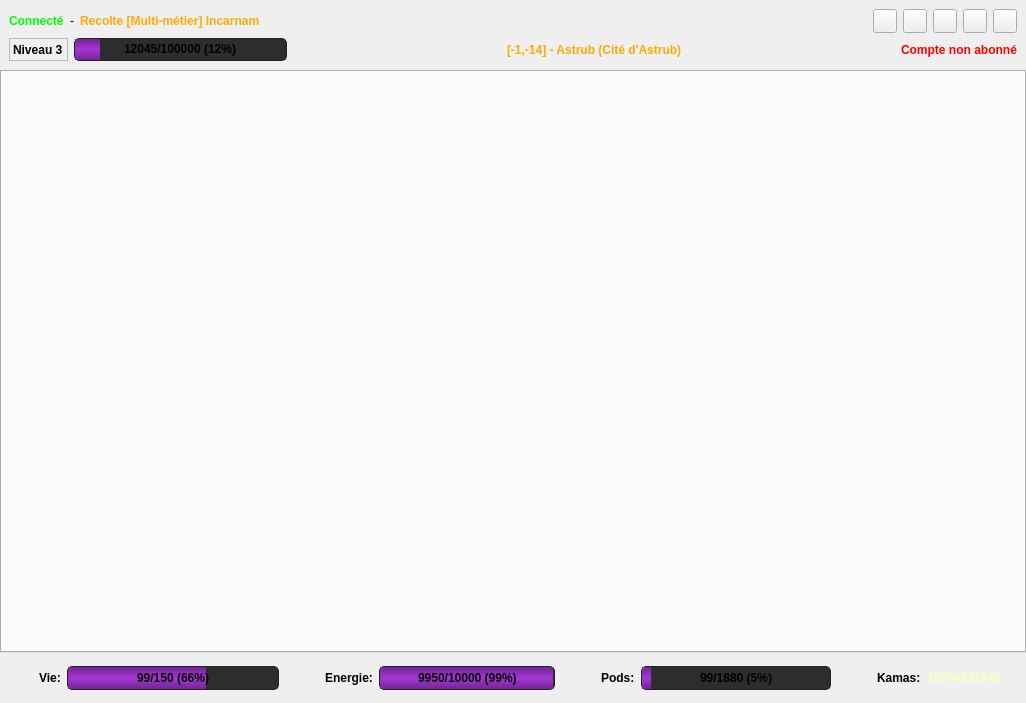
<?xml version="1.0" encoding="UTF-8"?>
<ui version="4.0">
 <class>CharacterView</class>
 <widget class="QMainWindow" name="CharacterView">
  <property name="geometry">
   <rect>
    <x>0</x>
    <y>0</y>
    <width>1026</width>
    <height>703</height>
   </rect>
  </property>
  <property name="sizePolicy">
   <sizepolicy hsizetype="Expanding" vsizetype="Expanding">
    <horstretch>0</horstretch>
    <verstretch>0</verstretch>
   </sizepolicy>
  </property>
  <property name="minimumSize">
   <size>
    <width>200</width>
    <height>200</height>
   </size>
  </property>
  <property name="windowTitle">
   <string notr="true"/>
  </property>
  <widget class="QWidget" name="centralwidget">
   <layout class="QGridLayout" name="gridLayout">
    <property name="leftMargin">
     <number>0</number>
    </property>
    <property name="topMargin">
     <number>0</number>
    </property>
    <property name="rightMargin">
     <number>0</number>
    </property>
    <property name="bottomMargin">
     <number>0</number>
    </property>
    <property name="spacing">
     <number>0</number>
    </property>
    <item row="0" column="0">
     <widget class="QWidget" name="topInfoContainer" native="true">
      <property name="minimumSize">
       <size>
        <width>0</width>
        <height>70</height>
       </size>
      </property>
      <property name="maximumSize">
       <size>
        <width>16777215</width>
        <height>70</height>
       </size>
      </property>
      <layout class="QVBoxLayout" name="verticalLayout">
       <item>
        <layout class="QHBoxLayout" name="horizontalLayout_2">
         <property name="topMargin">
          <number>0</number>
         </property>
         <item>
          <widget class="QLabel" name="labelConnectionStatus">
           <property name="sizePolicy">
            <sizepolicy hsizetype="Preferred" vsizetype="Preferred">
             <horstretch>0</horstretch>
             <verstretch>0</verstretch>
            </sizepolicy>
           </property>
           <property name="toolTip">
            <string>Statut de connexion du personnage</string>
           </property>
           <property name="styleSheet">
            <string notr="true">font: 75 8pt &quot;MS Shell Dlg 2&quot;;
font-weight:bold;
color: rgb(0, 255, 0);</string>
           </property>
           <property name="text">
            <string>Connecté</string>
           </property>
          </widget>
         </item>
         <item>
          <widget class="QLabel" name="labelSeparator">
           <property name="text">
            <string notr="true">-</string>
           </property>
          </widget>
         </item>
         <item>
          <widget class="QLabel" name="labelScriptName">
           <property name="toolTip">
            <string>Script actuellement chargé</string>
           </property>
           <property name="styleSheet">
            <string notr="true">font: 75 8pt &quot;MS Shell Dlg 2&quot;;
font-weight:bold;
color: rgb(255, 170, 0);</string>
           </property>
           <property name="text">
            <string>Recolte [Multi-métier] Incarnam</string>
           </property>
          </widget>
         </item>
         <item>
          <spacer name="horizontalSpacer">
           <property name="orientation">
            <enum>Qt::Horizontal</enum>
           </property>
           <property name="sizeHint" stdset="0">
            <size>
             <width>40</width>
             <height>20</height>
            </size>
           </property>
          </spacer>
         </item>
         <item>
          <widget class="QPushButton" name="pushButtonLoadScript">
           <property name="minimumSize">
            <size>
             <width>24</width>
             <height>24</height>
            </size>
           </property>
           <property name="maximumSize">
            <size>
             <width>24</width>
             <height>24</height>
            </size>
           </property>
           <property name="toolTip">
            <string>Charger un script sur ce personnage</string>
           </property>
           <property name="icon">
            <iconset resource="../resources/icons.qrc">
             <normaloff>:/icons/icons/script.png</normaloff>:/icons/icons/script.png</iconset>
           </property>
          </widget>
         </item>
         <item>
          <widget class="QPushButton" name="pushButtonStartScript">
           <property name="minimumSize">
            <size>
             <width>24</width>
             <height>24</height>
            </size>
           </property>
           <property name="maximumSize">
            <size>
             <width>24</width>
             <height>24</height>
            </size>
           </property>
           <property name="toolTip">
            <string>Lancer le script de ce personnage</string>
           </property>
           <property name="icon">
            <iconset resource="../resources/icons.qrc">
             <normaloff>:/icons/icons/play.png</normaloff>:/icons/icons/play.png</iconset>
           </property>
          </widget>
         </item>
         <item>
          <widget class="QPushButton" name="pushButtonStopScript">
           <property name="minimumSize">
            <size>
             <width>24</width>
             <height>24</height>
            </size>
           </property>
           <property name="maximumSize">
            <size>
             <width>24</width>
             <height>24</height>
            </size>
           </property>
           <property name="toolTip">
            <string>Arrêter le script de ce personnage</string>
           </property>
           <property name="icon">
            <iconset resource="../resources/icons.qrc">
             <normaloff>:/icons/icons/stop.png</normaloff>:/icons/icons/stop.png</iconset>
           </property>
          </widget>
         </item>
         <item>
          <widget class="QPushButton" name="pushButtonDisconnect">
           <property name="minimumSize">
            <size>
             <width>24</width>
             <height>24</height>
            </size>
           </property>
           <property name="maximumSize">
            <size>
             <width>24</width>
             <height>24</height>
            </size>
           </property>
           <property name="toolTip">
            <string>Déconnecter le personnage</string>
           </property>
           <property name="icon">
            <iconset resource="../resources/icons.qrc">
             <normaloff>:/icons/icons/disconnect.png</normaloff>:/icons/icons/disconnect.png</iconset>
           </property>
          </widget>
         </item>
         <item>
          <widget class="QPushButton" name="pushButtonUnload">
           <property name="minimumSize">
            <size>
             <width>24</width>
             <height>24</height>
            </size>
           </property>
           <property name="maximumSize">
            <size>
             <width>24</width>
             <height>24</height>
            </size>
           </property>
           <property name="toolTip">
            <string>Décharger le personnage de Swiftbot</string>
           </property>
           <property name="icon">
            <iconset resource="../resources/icons.qrc">
             <normaloff>:/icons/icons/exit.png</normaloff>:/icons/icons/exit.png</iconset>
           </property>
          </widget>
         </item>
        </layout>
       </item>
       <item>
        <spacer name="verticalSpacer">
         <property name="orientation">
          <enum>Qt::Vertical</enum>
         </property>
         <property name="sizeHint" stdset="0">
          <size>
           <width>20</width>
           <height>40</height>
          </size>
         </property>
        </spacer>
       </item>
       <item>
        <layout class="QHBoxLayout" name="horizontalLayout">
         <item>
          <widget class="QLabel" name="labelLevel">
           <property name="toolTip">
            <string>Niveau du personnage</string>
           </property>
           <property name="styleSheet">
            <string notr="true">font-weight:bold;</string>
           </property>
           <property name="frameShape">
            <enum>QFrame::StyledPanel</enum>
           </property>
           <property name="frameShadow">
            <enum>QFrame::Plain</enum>
           </property>
           <property name="text">
            <string notr="true">Niveau 3</string>
           </property>
          </widget>
         </item>
         <item>
          <widget class="QProgressBar" name="progressBar">
           <property name="toolTip">
            <string>Progression du niveau suivant</string>
           </property>
           <property name="styleSheet">
            <string notr="true">QProgressBar {
     border: 1px solid  rgb(35, 35, 35);
     border-radius: 5px;
     background-color: rgb(45, 45, 45);
     text-align: center;
     font-weight: bold;
 }

QProgressBar::chunk {
    background-color:qlineargradient(spread:reflect, x1:0, y1:1, x2:0, y2:0.5, stop:0 rgba(115, 37, 149, 255), stop:1 rgba(165, 54, 213, 255));
}</string>
           </property>
           <property name="minimum">
            <number>0</number>
           </property>
           <property name="maximum">
            <number>124000</number>
           </property>
           <property name="value">
            <number>12045</number>
           </property>
           <property name="format">
            <string>%v/%m (%p%)</string>
           </property>
          </widget>
         </item>
         <item>
          <spacer name="horizontalSpacer_3">
           <property name="orientation">
            <enum>Qt::Horizontal</enum>
           </property>
           <property name="sizeHint" stdset="0">
            <size>
             <width>40</width>
             <height>20</height>
            </size>
           </property>
          </spacer>
         </item>
         <item>
          <widget class="QLabel" name="labelPosition">
           <property name="styleSheet">
            <string notr="true">font-weight:bold;
color: rgb(255, 170, 0);</string>
           </property>
           <property name="text">
            <string notr="true">[-1,-14] - Astrub (Cité d'Astrub)</string>
           </property>
          </widget>
         </item>
         <item>
          <spacer name="horizontalSpacer_2">
           <property name="orientation">
            <enum>Qt::Horizontal</enum>
           </property>
           <property name="sizeHint" stdset="0">
            <size>
             <width>40</width>
             <height>20</height>
            </size>
           </property>
          </spacer>
         </item>
         <item>
          <widget class="QLabel" name="labelSubscribeStatus">
           <property name="toolTip">
            <string>Abonnement du personnage</string>
           </property>
           <property name="styleSheet">
            <string notr="true">font: 75 8pt &quot;MS Shell Dlg 2&quot;;
font-weight:bold;
color: rgb(255, 0, 0);</string>
           </property>
           <property name="text">
            <string>Compte non abonné</string>
           </property>
          </widget>
         </item>
        </layout>
       </item>
      </layout>
     </widget>
    </item>
    <item row="1" column="0">
     <widget class="QTabWidget" name="tabWidgetDetails">
      <property name="currentIndex">
       <number>-1</number>
      </property>
     </widget>
    </item>
    <item row="2" column="0">
     <widget class="QWidget" name="bottomInfoContainer" native="true">
      <property name="minimumSize">
       <size>
        <width>0</width>
        <height>50</height>
       </size>
      </property>
      <property name="maximumSize">
       <size>
        <width>16777215</width>
        <height>50</height>
       </size>
      </property>
      <layout class="QGridLayout" name="gridLayout_2">
       <item row="0" column="2">
        <layout class="QHBoxLayout" name="energyLayout">
         <property name="leftMargin">
          <number>10</number>
         </property>
         <item>
          <widget class="QLabel" name="labelEnergyLogo">
           <property name="minimumSize">
            <size>
             <width>24</width>
             <height>24</height>
            </size>
           </property>
           <property name="maximumSize">
            <size>
             <width>24</width>
             <height>24</height>
            </size>
           </property>
           <property name="text">
            <string/>
           </property>
           <property name="pixmap">
            <pixmap resource="../resources/stats.qrc">:/stat/stats/stamina.png</pixmap>
           </property>
           <property name="wordWrap">
            <bool>true</bool>
           </property>
          </widget>
         </item>
         <item>
          <widget class="QLabel" name="labelEnergy">
           <property name="styleSheet">
            <string notr="true">font-weight:bold;</string>
           </property>
           <property name="text">
            <string>Energie:</string>
           </property>
           <property name="textFormat">
            <enum>Qt::PlainText</enum>
           </property>
           <property name="scaledContents">
            <bool>false</bool>
           </property>
          </widget>
         </item>
         <item>
          <widget class="QProgressBar" name="energyBar">
           <property name="styleSheet">
            <string notr="true">QProgressBar {
     border: 1px solid  rgb(35, 35, 35);
     border-radius: 5px;
     background-color: rgb(45, 45, 45);
     text-align: center;
     font-weight: bold;
 }

QProgressBar::chunk {
    background-color:qlineargradient(spread:reflect, x1:0, y1:1, x2:0, y2:0.5, stop:0 rgba(115, 37, 149, 255), stop:1 rgba(165, 54, 213, 255));
}</string>
           </property>
           <property name="maximum">
            <number>10000</number>
           </property>
           <property name="value">
            <number>9950</number>
           </property>
           <property name="format">
            <string>%v/%m (%p%)</string>
           </property>
          </widget>
         </item>
        </layout>
       </item>
       <item row="0" column="0">
        <layout class="QHBoxLayout" name="lifeLayout">
         <item>
          <widget class="QLabel" name="labelLifeLogo">
           <property name="minimumSize">
            <size>
             <width>24</width>
             <height>24</height>
            </size>
           </property>
           <property name="maximumSize">
            <size>
             <width>24</width>
             <height>24</height>
            </size>
           </property>
           <property name="text">
            <string/>
           </property>
           <property name="pixmap">
            <pixmap resource="../resources/icons.qrc">:/icons/icons/heart.png</pixmap>
           </property>
           <property name="scaledContents">
            <bool>true</bool>
           </property>
          </widget>
         </item>
         <item>
          <widget class="QLabel" name="labelLife">
           <property name="styleSheet">
            <string notr="true">font-weight:bold;</string>
           </property>
           <property name="text">
            <string>Vie:</string>
           </property>
           <property name="textFormat">
            <enum>Qt::PlainText</enum>
           </property>
           <property name="scaledContents">
            <bool>false</bool>
           </property>
          </widget>
         </item>
         <item>
          <widget class="QProgressBar" name="lifeBar">
           <property name="styleSheet">
            <string notr="true">QProgressBar {
     border: 1px solid  rgb(35, 35, 35);
     border-radius: 5px;
     background-color: rgb(45, 45, 45);
     text-align: center;
     font-weight: bold;
 }

QProgressBar::chunk {
    background-color:qlineargradient(spread:reflect, x1:0, y1:1, x2:0, y2:0.5, stop:0 rgba(115, 37, 149, 255), stop:1 rgba(165, 54, 213, 255));
}</string>
           </property>
           <property name="maximum">
            <number>150</number>
           </property>
           <property name="value">
            <number>99</number>
           </property>
           <property name="format">
            <string>%v/%m (%p%)</string>
           </property>
          </widget>
         </item>
        </layout>
       </item>
       <item row="0" column="3">
        <layout class="QHBoxLayout" name="podsLayout">
         <property name="leftMargin">
          <number>10</number>
         </property>
         <item>
          <widget class="QLabel" name="labelPodsLogo">
           <property name="minimumSize">
            <size>
             <width>24</width>
             <height>24</height>
            </size>
           </property>
           <property name="maximumSize">
            <size>
             <width>24</width>
             <height>24</height>
            </size>
           </property>
           <property name="text">
            <string/>
           </property>
           <property name="pixmap">
            <pixmap resource="../resources/icons.qrc">:/icons/icons/pods.png</pixmap>
           </property>
           <property name="scaledContents">
            <bool>true</bool>
           </property>
          </widget>
         </item>
         <item>
          <widget class="QLabel" name="labelPods">
           <property name="styleSheet">
            <string notr="true">font-weight:bold;</string>
           </property>
           <property name="text">
            <string>Pods:</string>
           </property>
           <property name="textFormat">
            <enum>Qt::PlainText</enum>
           </property>
           <property name="scaledContents">
            <bool>false</bool>
           </property>
          </widget>
         </item>
         <item>
          <widget class="QProgressBar" name="podsBar">
           <property name="styleSheet">
            <string notr="true">QProgressBar {
     border: 1px solid  rgb(35, 35, 35);
     border-radius: 5px;
     background-color: rgb(45, 45, 45);
     text-align: center;
     font-weight: bold;
 }

QProgressBar::chunk {
    background-color:qlineargradient(spread:reflect, x1:0, y1:1, x2:0, y2:0.5, stop:0 rgba(115, 37, 149, 255), stop:1 rgba(165, 54, 213, 255));
}</string>
           </property>
           <property name="maximum">
            <number>1880</number>
           </property>
           <property name="value">
            <number>99</number>
           </property>
           <property name="format">
            <string>%v/%m (%p%)</string>
           </property>
          </widget>
         </item>
        </layout>
       </item>
       <item row="0" column="4">
        <layout class="QHBoxLayout" name="kamasLayout">
         <property name="leftMargin">
          <number>10</number>
         </property>
         <item>
          <widget class="QLabel" name="labelKamasLogo">
           <property name="minimumSize">
            <size>
             <width>24</width>
             <height>24</height>
            </size>
           </property>
           <property name="maximumSize">
            <size>
             <width>24</width>
             <height>24</height>
            </size>
           </property>
           <property name="text">
            <string/>
           </property>
           <property name="pixmap">
            <pixmap resource="../resources/icons.qrc">:/icons/icons/kama.png</pixmap>
           </property>
           <property name="scaledContents">
            <bool>true</bool>
           </property>
          </widget>
         </item>
         <item>
          <widget class="QLabel" name="labelKamas">
           <property name="styleSheet">
            <string notr="true">font-weight:bold;</string>
           </property>
           <property name="text">
            <string>Kamas:</string>
           </property>
           <property name="textFormat">
            <enum>Qt::PlainText</enum>
           </property>
           <property name="scaledContents">
            <bool>false</bool>
           </property>
          </widget>
         </item>
         <item>
          <widget class="QLabel" name="kamasLabel">
           <property name="minimumSize">
            <size>
             <width>90</width>
             <height>0</height>
            </size>
           </property>
           <property name="styleSheet">
            <string notr="true">font: 75 10pt &quot;Calibri&quot;;
font-weight:bold;
color: rgb(250, 255, 188);</string>
           </property>
           <property name="text">
            <string notr="true">18754941548</string>
           </property>
           <property name="textFormat">
            <enum>Qt::PlainText</enum>
           </property>
          </widget>
         </item>
        </layout>
       </item>
      </layout>
     </widget>
    </item>
   </layout>
  </widget>
 </widget>
 <resources>
  <include location="../resources/stats.qrc"/>
  <include location="../resources/icons.qrc"/>
 </resources>
 <connections/>
</ui>
